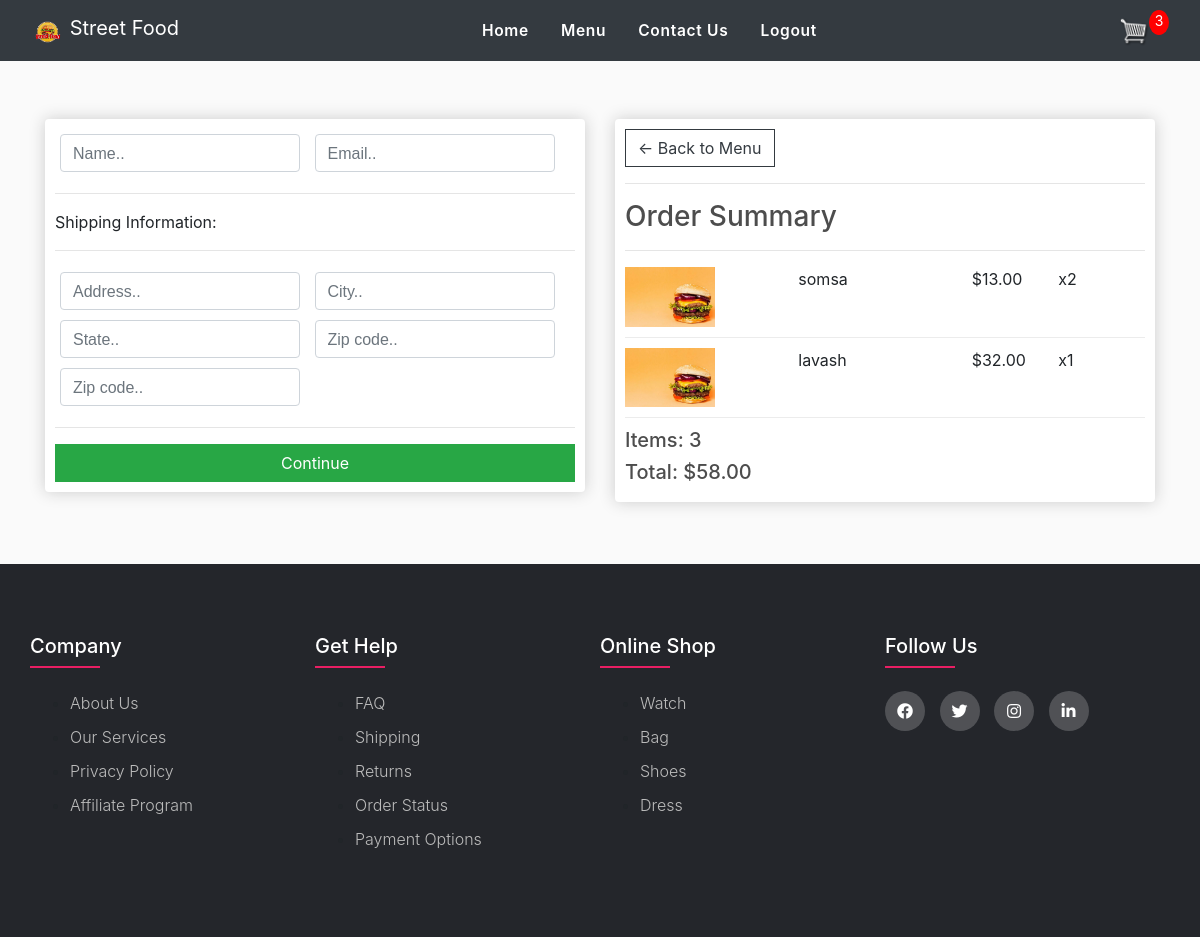
The app's page /order/ (signed in) with its own data.
### streetfood/models.py (models this page shows, shortened)
class OrderItem(models.Model):
    product = models.ForeignKey(Product, on_delete=models.SET_NULL, null=True)
    order = models.ForeignKey(Order, on_delete=models.SET_NULL, null=True)
    quantity = models.IntegerField(default=0, null=True, blank=True)
    date_added = models.DateTimeField(auto_now_add=True)
    @property
    def get_total(self):
        total = self.product.price * self.quantity
        return total

class Product(models.Model):
    name = models.CharField(max_length=200)
    price = models.FloatField()
    image = models.ImageField(null=True, blank=True)
    @property
    def imageURL(self):
        try:
            url = self.image.url
        except:
            url = ''
        return url

class Order(models.Model):
    customer = models.ForeignKey(Customer, on_delete=models.SET_NULL, null=True, blank=True)
    date_ordered = models.DateTimeField(auto_now_add=True)
    complete = models.BooleanField(default=False)
    transaction_id = models.CharField(max_length=100, null=True)
    @property
    def get_cart_total(self):
        orderitems = self.orderitem_set.all()
        total = sum([item.get_total for item in orderitems])
        return total
    @property
    def get_cart_items(self):
        orderitems = self.orderitem_set.all()
        total = sum([item.quantity for item in orderitems])
        return total

### streetfood/views.py (the view)
# urls.py: path('order/', views.order, name="order"),
def order(request):
    if request.user.is_authenticated:
        customer = request.user.customer
        order, created = Order.objects.get_or_create(customer=customer, complete=False)
        items = order.orderitem_set.all()
        cartItems = order.get_cart_items
    else:
        items = []
        order = {'get_cart_total': 0, 'get_cart_items': 0}
        cartItems = order['get_cart_items']
    context = {'items':items, 'order':order, 'cartItems':cartItems}
    return render(request, 'store/order.html', context)

### streetfood/templates/store/order.html (shortened to what this page needs)
{% extends 'store/base.html' %}
{% load static %}
{% block content %}
<link rel="stylesheet" type="text/css" href="dcodes/payment_icons/dc_payment_icons.css" />
<link rel="stylesheet" type="text/css" href="http://cdn.dcodes.net/2/payment_icons/dc_payment_icons.css" />
<br><br>
<div class="row">
  <div class="col-lg-6">
    <div class="box-element" id="form-wrapper">
      <form id="form">
        <div id="user-info">
          <div class="form-field">
            <input required class="form-control" type="text" name="name" placeholder="Name..">
          </div>
          <div class="form-field">
            <input required class="form-control" type="email" name="email" placeholder="Email..">
          </div>
        </div>
        <div id="shipping-info">
          <hr>
          <aside>
            <p>Shipping Information:</p>
          </aside>
          <hr>
          <div class="form-field">
            <input class="form-control" type="text" name="address" placeholder="Address..">
          </div>
          <div class="form-field">
            <input class="form-control" type="text" name="city" placeholder="City..">
          </div>
          <div class="form-field">
            <input class="form-control" type="text" name="state" placeholder="State..">
          </div>
          <div class="form-field">
            <input class="form-control" type="text" name="zipcode" placeholder="Zip code..">
          </div>
          <div class="form-field">
            <input class="form-control" type="text" name="country" placeholder="Zip code..">
          </div>
        </div>
        <hr>
        <input id="form-button" class="btn btn-success btn-block" type="submit" value="Continue">
      </form>
    </div>
    <br>
  </div>
  <div class="col-lg-6">
    <div class="box-element">
      <a  class="btn btn-outline-dark" href="{% url 'menu' %}">&#x2190; Back to Menu</a>
      <hr>
      <h3>Order Summary</h3>
      <hr>
      {% for item in items %}
      <div class="cart-row">
        <div style="flex:2"><img class="row-image" src="{{item.product.imageURL}}"></div>
        <div style="flex:2"><p>{{item.product.name}}</p></div>
        <div style="flex:1"><p>${{item.product.price|floatformat:2}}</p></div>
        <div style="flex:1"><p>x{{item.quantity}}</p></div>
      </div>
      {% endfor %}
      <h5>Items:   {{order.get_cart_items}}</h5>
      <h5>Total:   ${{order.get_cart_total|floatformat:2}}</h5>
    </div>
  </div>
</div>
{% endblock content %}

### static/css/main.css (style rules this page uses)
body { background-image: url(https://t4.ftcdn.net/jpg/04/77/41/49/360_F_477414972_fCT8rvCa1KxIq0g9p51GmcRiQhl2PSvi.jpg); background-repeat: no-repeat; background-size: cover; }
::placeholder { color: #fff; font-family: Arial; }
body { background-color: hsl(0, 0%, 98%); }
h1,h2,h3,h4,h5,h6 { color:hsl(0, 0%, 30%); }
.box-element { box-shadow:hsl(0, 0%, 80%) 0 0 16px; background-color: #fff; border-radius: 4px; padding: 10px; }
.col-lg-4, .col-lg-6, .col-lg-8, .col-lg-12 { margin-top: 10px; }
.btn { border-radius: 0; }
.row-image { width: 100px; }
.form-field { width:250px; display: inline-block; padding: 5px; }
.cart-row { display: flex; align-items: flex-stretch; padding-bottom: 10px; margin-bottom: 10px; border-bottom: 1px solid #ececec; }

### streetfood/templates/store/base.html (style rules this page uses)
body { background-image: url(https://png.pngtree.com/background/20210710/original/pngtree-fast-food-light-yellow-hamburger-coke-chips-hot-coffee-tomato-sauce-picture-image_981064.jpg); background-repeat: no-repeat; background-size: cover; }
::placeholder { color: #fff; font-family: Arial; }
body { background-color: hsl(0, 0%, 98%); }
h1,h2,h3,h4,h5,h6 { color:hsl(0, 0%, 30%); }
.box-element { box-shadow:hsl(0, 0%, 80%) 0 0 16px; background-color: #fff; border-radius: 4px; padding: 10px; }
.col-lg-4, .col-lg-6, .col-lg-8, .col-lg-12 { margin-top: 10px; }
.btn { border-radius: 0; }
.row-image { width: 90px; }
.form-field { width:250px; display: inline-block; padding: 5px; }
.cart-row { display: flex; align-items: flex-stretch; padding-bottom: 10px; margin-bottom: 10px; border-bottom: 1px solid #ececec; }

### records on screen
OrderItem: product.imageURL (picture), product.name "somsa", product.price "13.00", quantity "2"
OrderItem: product.imageURL (picture), product.name "lavash", product.price "32.00", quantity "1"
Order: get_cart_items "3", get_cart_total "58.00"

### other values on screen
{{ cartItems }} "3"
